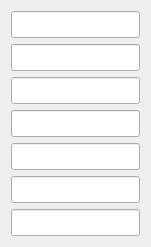
     <widget class="QWidget" name="">
      <property name="geometry">
       <rect>
        <x>580</x>
        <y>40</y>
        <width>151</width>
        <height>131</height>
       </rect>
      </property>
      <layout class="QVBoxLayout" name="verticalLayout_35">
       <item>
        <widget class="QLineEdit" name="PosI_Control_UstanovkaKR1_2">
         <property name="font">
          <font>
           <pointsize>12</pointsize>
          </font>
         </property>
        </widget>
       </item>
       <item>
        <widget class="QLineEdit" name="PosI_Control_UstanovkaKR1_3">
         <property name="font">
          <font>
           <pointsize>12</pointsize>
          </font>
         </property>
        </widget>
       </item>
       <item>
        <widget class="QLineEdit" name="PosI_Control_UstanovkaKR1_4">
         <property name="font">
          <font>
           <pointsize>12</pointsize>
          </font>
         </property>
        </widget>
       </item>
       <item>
        <widget class="QLineEdit" name="PosI_Control_UstanovkaKR1_5">
         <property name="font">
          <font>
           <pointsize>12</pointsize>
          </font>
         </property>
        </widget>
       </item>
       <item>
        <widget class="QLineEdit" name="PosI_Control_UstanovkaKR1_6">
         <property name="font">
          <font>
           <pointsize>12</pointsize>
          </font>
         </property>
        </widget>
       </item>
       <item>
        <widget class="QLineEdit" name="PosI_Control_UstanovkaKR1_7">
         <property name="font">
          <font>
           <pointsize>12</pointsize>
          </font>
         </property>
        </widget>
       </item>
       <item>
        <widget class="QLineEdit" name="PosI_Control_UstanovkaKR1_8">
         <property name="font">
          <font>
           <pointsize>12</pointsize>
          </font>
         </property>
        </widget>
       </item>
      </layout>
     </widget>
